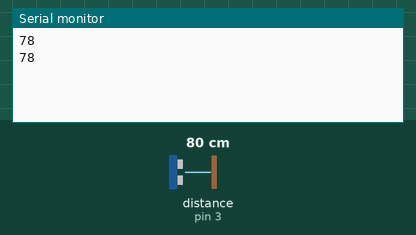
Simulated run of this sketch. Board: Arduino Uno, built with avr-gcc and run on an emulated ATmega328P. Shown: the last lines printed to the serial monitor. Wiring (inferred from the names in the program): ultrasonic range finder: trigger pin 4; echo pin 3. The test bench sets the inputs (shaded band); at power-on: distance to the obstacle (sensor on pin 3) 80 cm. The echo pulse lasts 58.3 µs per cm.

Above: at 1.8 s.
1.9 s: distance to the obstacle (sensor on pin 3) set to 2 cm
At 2.6 s:
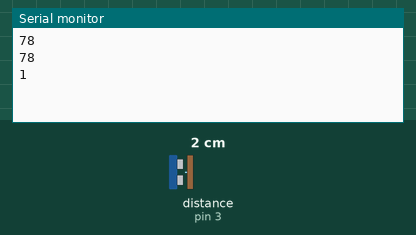
3.4 s: distance to the obstacle (sensor on pin 3) set to 4 cm
At 4.8 s:
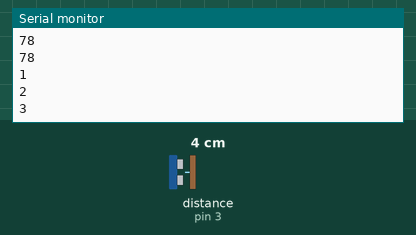
Timing chart, 0 to 6.4 s (numbered marks = the images above; inputs shaded):
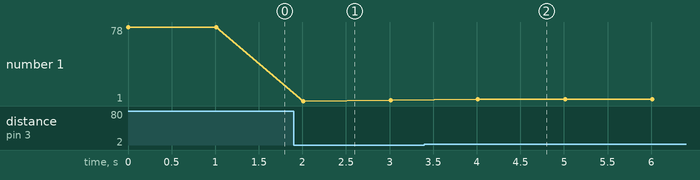

Measured:
- after the input at 1.9 s, the serial monitor: prints a new line after 0.11 s (image 1)
- after the input at 3.4 s, the serial monitor: prints a new line after 0.61 s (image 2)
- plotted number 1: 78 → 2 after the input at 1.9 s, 2 → 3 after the input at 3.4 s

The sketch:

esp8266_ULTRASONIC_arduino_code.ino
```cpp
#include <SoftwareSerial.h>
const int trigP = 4;  //D4
const int echoP = 3;  //D3
long duration;
int distance;

void setup() {
pinMode(trigP, OUTPUT);  // Sets the trigPin as an Output
pinMode(echoP, INPUT);   // Sets the echoPin as an Input
Serial.begin(115200);        // Open serial channel at 115200 baud rate
}


void loop() {

digitalWrite(trigP, LOW); // Makes trigPin low
delayMicroseconds(2);       // 2 micro second delay

digitalWrite(trigP, HIGH);// tigPin high
delayMicroseconds(10);      // trigPin high for 10 micro seconds
digitalWrite(trigP, LOW); // trigPin low

duration = pulseIn(echoP, HIGH); //Read echo pin, time in microseconds
distance= duration*0.034/2;        //Calculating actual/real distance


Serial.println(distance);
delay(1000);                        //Pause for 1 seconds and start measuring distance again
}
```
